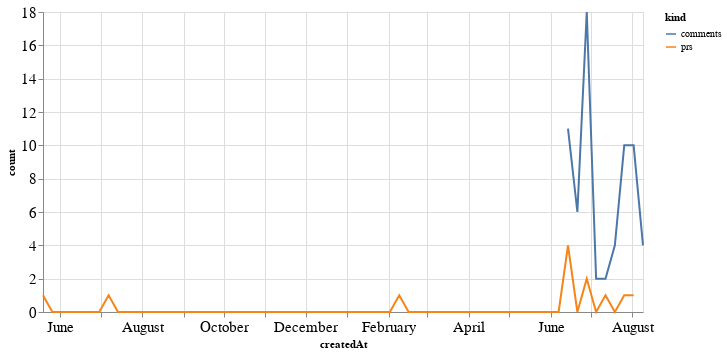

Notebook code for this chart:
### Code cell
alt.Chart(total_time, width=600).mark_line().encode(
    x='createdAt',
    y='count',
    color='kind'
)

### Figure 1 — Vega-Lite specification as saved in the notebook (floating-point values rounded to 4 significant figures; data arrays with more than 128 entries replaced by an {"elided": "..."} marker saying what was removed)
{"config": {"axisLeft": {"labelFontSize": 15}, "axisBottom": {"labelFontSize": 15}}, "data": {"name": "data-9e08720952c88cb0c9b7ffaf54315ece"}, "mark": "line", "encoding": {"color": {"type": "nominal", "field": "kind"}, "x": {"type": "temporal", "field": "createdAt"}, "y": {"type": "quantitative", "field": "count"}}, "width": 600, "$schema": "https://vega.github.io/schema/vega-lite/v4.8.1.json", "datasets": {"data-9e08720952c88cb0c9b7ffaf54315ece": {"elided": "130 records"}}}
